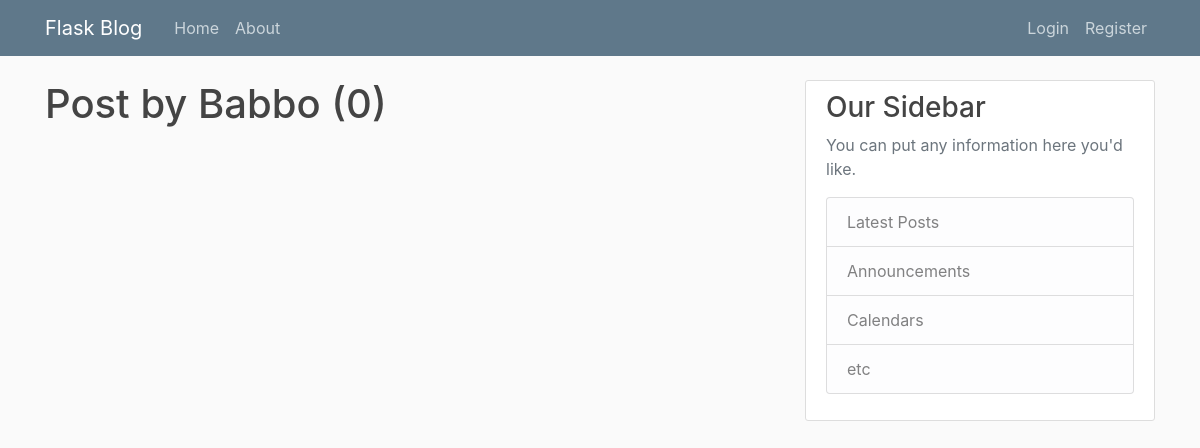
The app's page /user/Babbo, older data.
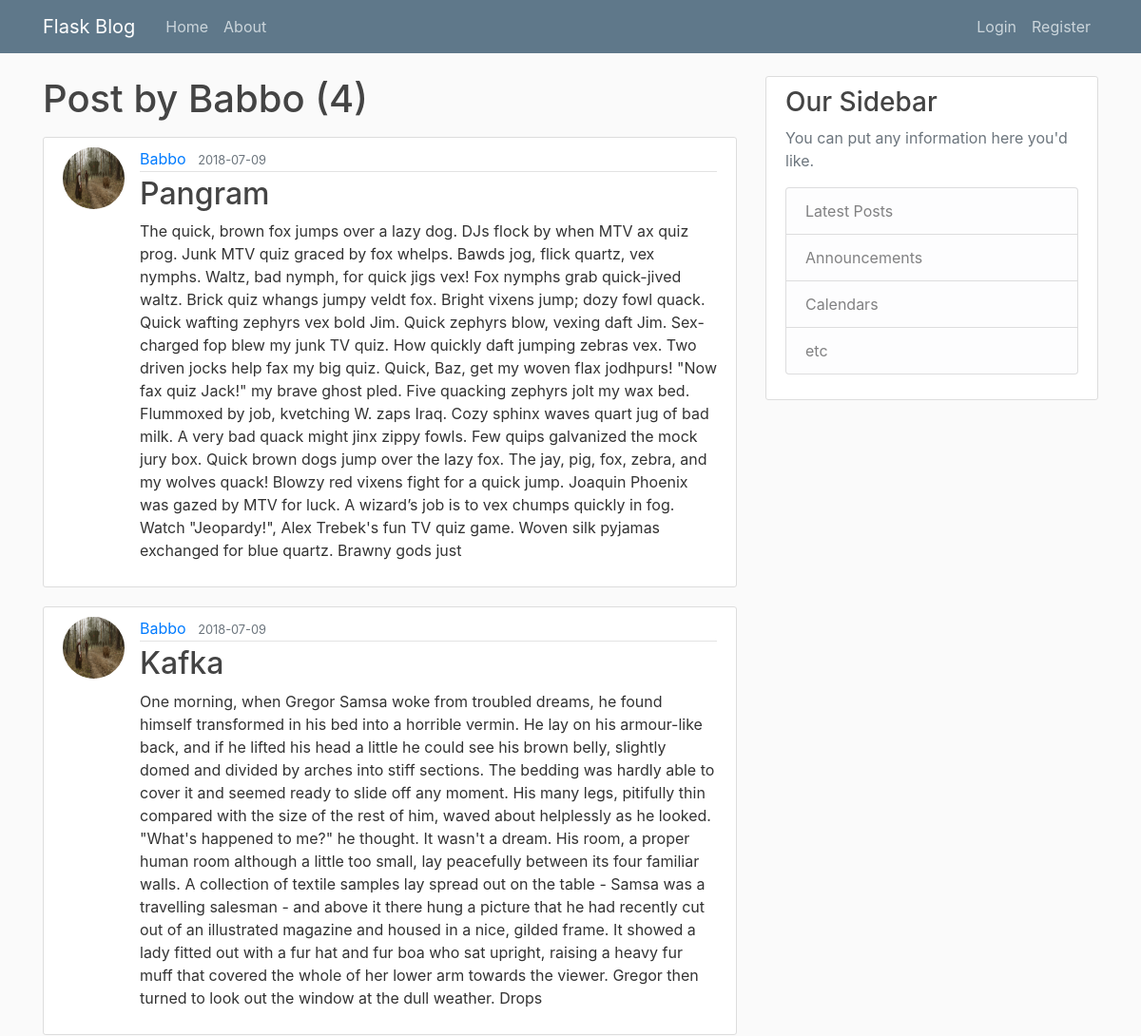
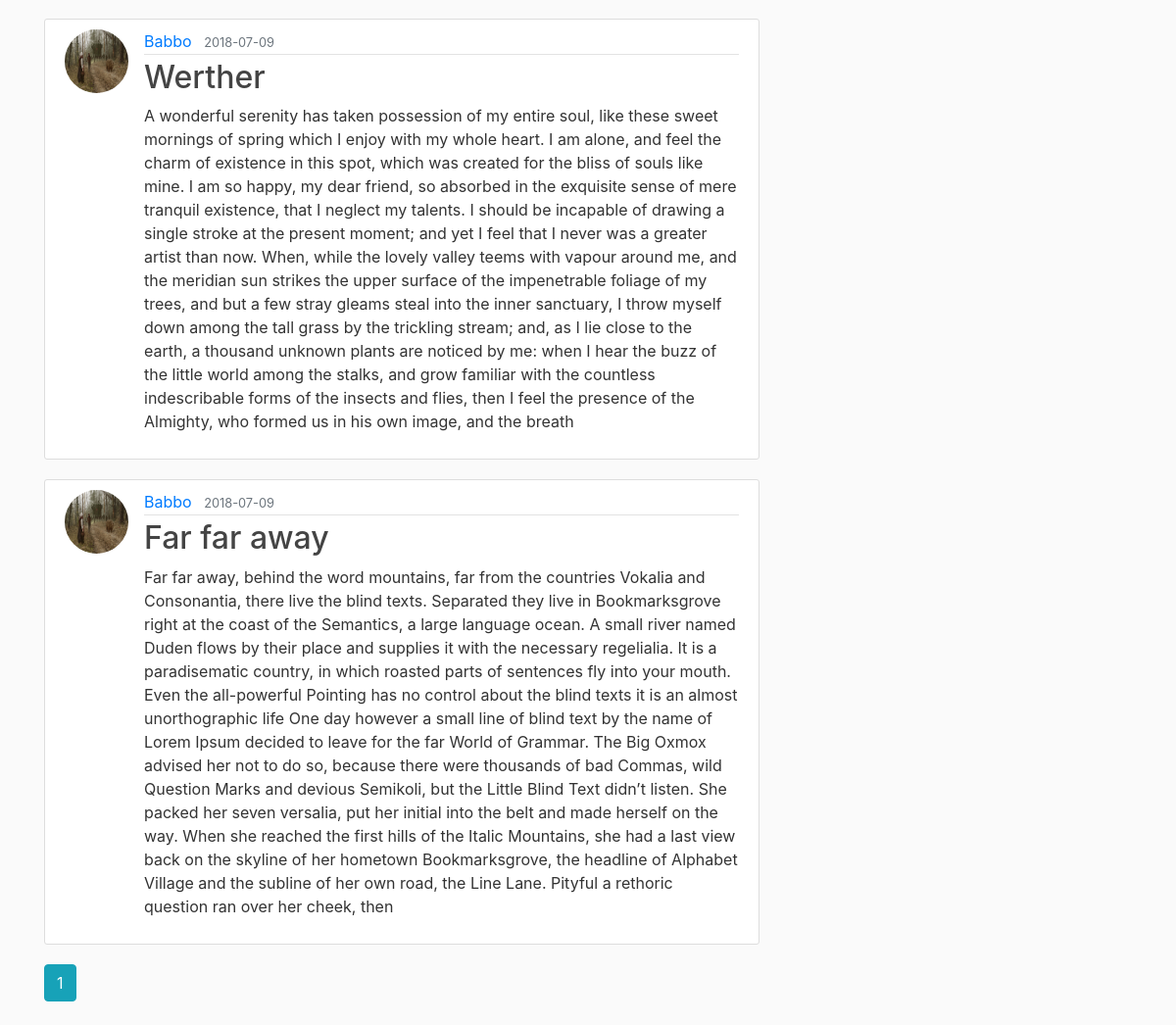
The same page, newer data (2 pictures, top to bottom).
### flaskblog/models.py (models this page shows, shortened)
class Post(db.Model):
    id = db.Column(db.Integer, primary_key=True)
    title = db.Column(db.String(100), nullable=False)
    date_posted = db.Column(db.DateTime, nullable=False, default=datetime.utcnow)
    content = db.Column(db.Text, nullable = False)
    user_id = db.Column(db.Integer, db.ForeignKey('user.id'), nullable=False)

class User(db.Model, UserMixin):
    id = db.Column(db.Integer, primary_key = True)
    username = db.Column(db.String(20), unique = True, nullable = False)
    email = db.Column(db.String(120), unique=True, nullable=False)
    image_file = db.Column(db.String(20), nullable=False, default='default.jpg')
    password = db.Column(db.String(60), nullable = False)
    posts = db.relationship('Post', backref='author', lazy=True)

### flaskblog/users/routes.py (the view)
@users.route("/user/<string:username>")
def user_posts(username):
    page = request.args.get('page', 1, type=int)
    user = User.query.filter_by(username=username).first_or_404()
    posts = Post.query.filter_by(author=user)\
        .order_by(Post.date_posted.desc())\
        .paginate(page=page, per_page=5)
    print posts
    return render_template("user_post.html", posts=posts, user=user)

### flaskblog/templates/user_post.html
{% extends "layout.html" %}
{% block content %}
    <h1 class="mb-3">Post by {{ user.username }} ({{ posts.total }})</h1>
    {% for post in posts.items %}
        <article class="media content-section">
          <img src="{{ url_for('static', filename='profile_pics/' + post.author.image_file) }}" class="rounded-circle article-img">
          <div class="media-body">
            <div class="article-metadata">
              <a class="mr-2" href="{{ url_for('users.user_posts', username=post.author.username) }}">{{ post.author.username }}</a>
              <small class="text-muted">{{ post.date_posted.strftime('%Y-%m-%d') }}</small>
            </div>
            <h2><a class="article-title" href="{{ url_for('posts.post', post_id=post.id) }}">{{ post.title }}</a></h2>
            <p class="article-content">{{ post.content }}</p>
          </div>
        </article>
    {% endfor %}
    {% for page_num in posts.iter_pages(left_edge=1, right_edge=1, left_current=1, right_current=2) %}
        {% if page_num %}
            {% if posts.page == page_num %}
                <a class="btn btn-info mb-4" href="{{ url_for('users.user_posts', username=user.username, page=page_num) }}">{{ page_num }}</a>
            {% else %}
                <a class="btn btn-outline-info mb-4" href="{{ url_for('users.user_posts', username=user.username, page=page_num) }}">{{ page_num }}</a>
            {% endif %}
        {% else %}
            ...
        {% endif %}
    {% endfor %}
{% endblock content %}

Row changes from the older to the newer data that the page shows:
added Post: image_file (picture), author.username "Babbo", date_posted "2018-07-09", title "Pangram", content "The quick, brown fox jumps over a lazy dog. DJs flock by when MTV ax quiz prog. Junk MTV quiz graced by fox whelps. Bawds jog, flick quartz, vex nymphs. Waltz, bad nymph, for quick jigs vex! Fox nymphs grab quick-jived waltz. Brick quiz whangs jumpy veldt fox. Bright vixens jump; dozy fowl quack. Quick wafting zephyrs vex bold Jim. Quick zephyrs blow, vexing daft Jim. Sex-charged fop blew my junk TV quiz. How quickly daft jumping zebras vex. Two driven jocks help fax my big quiz. Quick, Baz, get my woven flax jodhpurs! \"Now fax quiz Jack!\" my brave ghost pled. Five quacking zephyrs jolt my wax bed. Flummoxed by job, kvetching W. zaps Iraq. Cozy sphinx waves quart jug of bad milk. A very bad…"
added Post: image_file (picture), author.username "Babbo", date_posted "2018-07-09", title "Kafka", content "One morning, when Gregor Samsa woke from troubled dreams, he found himself transformed in his bed into a horrible vermin. He lay on his armour-like back, and if he lifted his head a little he could see his brown belly, slightly domed and divided by arches into stiff sections. The bedding was hardly able to cover it and seemed ready to slide off any moment. His many legs, pitifully thin compared with the size of the rest of him, waved about helplessly as he looked. \"What's happened to me?\" he thought. It wasn't a dream. His room, a proper human room although a little too small, lay peacefully between its four familiar walls. A collection of textile samples lay spread out on the table - Samsa…"
added Post: image_file (picture), author.username "Babbo", date_posted "2018-07-09", title "Werther", content "A wonderful serenity has taken possession of my entire soul, like these sweet mornings of spring which I enjoy with my whole heart. I am alone, and feel the charm of existence in this spot, which was created for the bliss of souls like mine. I am so happy, my dear friend, so absorbed in the exquisite sense of mere tranquil existence, that I neglect my talents. I should be incapable of drawing a single stroke at the present moment; and yet I feel that I never was a greater artist than now. When, while the lovely valley teems with vapour around me, and the meridian sun strikes the upper surface of the impenetrable foliage of my trees, and but a few stray gleams steal into the inner sanctuary,…"
added Post: image_file (picture), author.username "Babbo", date_posted "2018-07-09", title "Far far away", content "Far far away, behind the word mountains, far from the countries Vokalia and Consonantia, there live the blind texts. Separated they live in Bookmarksgrove right at the coast of the Semantics, a large language ocean. A small river named Duden flows by their place and supplies it with the necessary regelialia. It is a paradisematic country, in which roasted parts of sentences fly into your mouth. Even the all-powerful Pointing has no control about the blind texts it is an almost unorthographic life One day however a small line of blind text by the name of Lorem Ipsum decided to leave for the far World of Grammar. The Big Oxmox advised her not to do so, because there were thousands of bad…"
Text that changed along with them:
{{ posts.total }}: "0" → "4"
new list line: "1"
